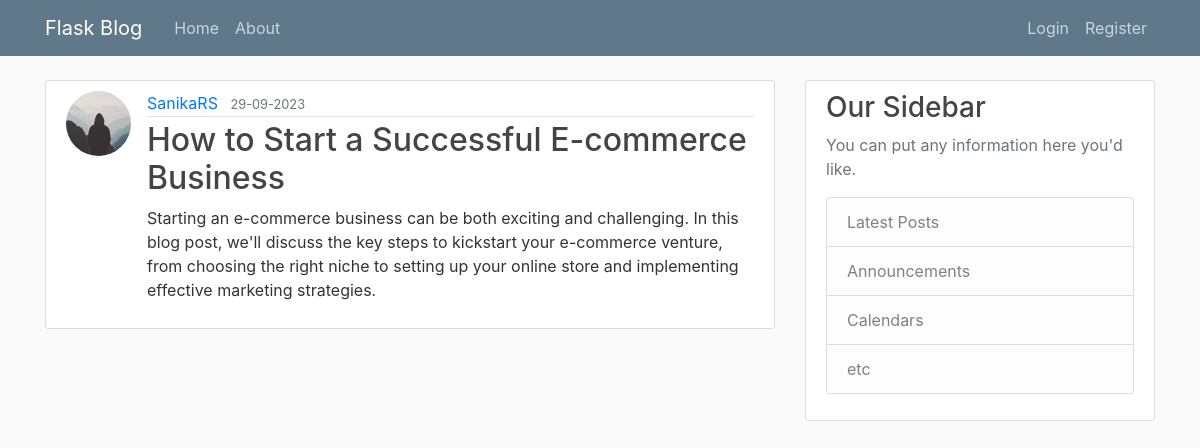
Screenshot of /post/3 with the database file from the repository.
### appp/models.py (models this page shows, shortened)
class User(db.Model, UserMixin):
    id = db.Column(db.Integer, primary_key= True)
    username = db.Column(db.String(20), unique=True, nullable=False)
    email = db.Column(db.String(120), unique=True, nullable=False)
    image_file = db.Column(db.String(20), nullable=False, default="default.jpg")
    password= db.Column(db.String(60), nullable=False)
    posts = db.relationship('Post', backref="author" , lazy= True)

class Post(db.Model):
    id = db.Column(db.Integer, primary_key= True)
    title = db.Column(db.String(150), nullable=False)
    date_posted= db.Column(db.DateTime, nullable=False, default = datetime.utcnow )
    content = db.Column(db.Text, nullable=False)
    user_id = db.Column(db.Integer , db.ForeignKey('user.id'),nullable=False)

### appp/routes.py (the view)
@app.route("/post/<int:post_id>")
def post(post_id):
    post = Post.query.get_or_404(post_id)
    return render_template('post.html', title = post.title, post=post, legend = "Update Post")

### appp/templates/post.html (shortened to what this page needs)
{% extends 'layout.html' %}
{% block content %}
    <article class="media content-section">
      <img class = "rounded-circle article-img" src="{{url_for('static' , filename = 'profile_pics/' + post.author.image_file)}}" alt="">
        <div class="media-body">
          <div class="article-metadata">
            <a class="mr-2" href="{{url_for('user_post' , username = post.author.username)}}">{{ post.author.username }}</a>
            <small class="text-muted">{{ post.date_posted.strftime('%d-%m-%Y') }}</small>
          </div>
          <h2 class="article-title">{{ post.title }}</h2>
          <p class="article-content">{{ post.content }}</p>
        </div>
      </article>
{% endblock content %}

### appp/static/main.css (style rules this page uses)
body { background: #fafafa; color: #333333; margin-top: 5rem; }
h1, h2, h3, h4, h5, h6 { color: #444444; }
.content-section { background: #ffffff; padding: 10px 20px; border: 1px solid #dddddd; border-radius: 3px; margin-bottom: 20px; }
.article-title { color: #444444; }
.article-content { white-space: pre-line; }
.article-img { height: 65px; width: 65px; margin-right: 16px; }
.article-metadata { padding-bottom: 1px; margin-bottom: 4px; border-bottom: 1px solid #e3e3e3 }

### rows the page displays
User: image_file (placeholder picture), author.username "SanikaRS"
Post: date_posted "29-09-2023", title "How to Start a Successful E-commerce Business", content "Starting an e-commerce business can be both exciting and challenging. In this blog post, we'll discuss the key steps to kickstart your e-commerce venture, from choosing the right niche to setting up your online store and implementing effective marketing strategies."
